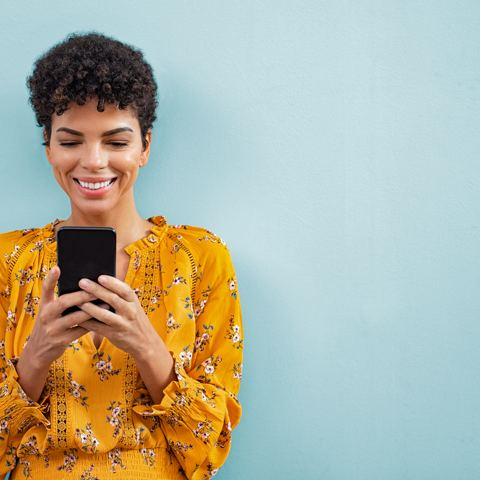
#> input picture outputs/jul27-imagery-taxonomy/thumbs/t003.jpg, 480 x 480 px, given in place of t001.jpg, which was not available
$ python audit.py
#> lines starting #> are read from the running program, lines starting #| are printed output that depends on the picture; pictures that were not available may be replaced by others from this repository, and a replacement may not be noted
#!/usr/bin/env python3
"""Audits projects/imagery against Photography.md + image-sizing.md crop mechanics.
Pure PIL (no numpy). Simulates object-fit:cover at each documented container."""
import csv, os, colorsys
from PIL import Image, ImageFilter

rows = list(csv.DictReader(open("imagery-index.csv")))
#> (reads outputs/jul27-imagery-taxonomy/imagery-index.csv from the repository)
W, H = 96, 64                      # analysis raster
def band(src_ratio, dst_ratio):
    """object-fit:cover — returns retained fraction + axis."""
    if src_ratio < dst_ratio:      # crop top/bottom
        return src_ratio/dst_ratio, "y"
    return dst_ratio/src_ratio, "x"

out = []
for r in rows:
    p = os.path.join("thumbs", r["thumb"])
    im = Image.open(p).convert("RGB").resize((W, H))
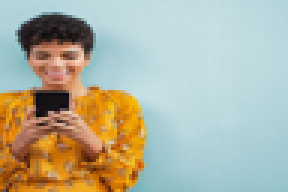
#> im: PIL image 96x64 RGB (shown 3 times larger); mean R, G, B 177, 178.4, 160.4
    px = list(im.getdata())
#> px = 6144 items, first 6: (181, 212, 217), (182, 213, 218), (182, 213, 218), (181, 212, 217), (181, 212, 217), (181, 212, 217)
    g = im.convert("L")
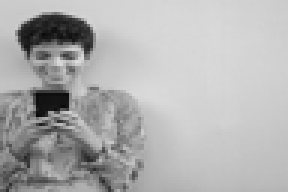
#> g: PIL image 96x64 L (shown 3 times larger); min 9, max 220, mean 175.9
    e = list(g.filter(ImageFilter.FIND_EDGES).getdata())
#> e = 6144 values, max 255 at index 405, min 0 at index 97, mean 28.3
    ratio = float(r["ratio"])

    # ---- edge-energy profiles
    rowE = [0.0]*H; colE = [0.0]*W
    for i, v in enumerate(e):
        y, x = divmod(i, W)
        if 0 < y < H-1 and 0 < x < W-1:      # ignore FIND_EDGES border artefact
            rowE[y] += v; colE[x] += v
#> this loop made 6144 passes
#> (v, y, x) on passes 1 to 3: (203, 0, 0), (204, 0, 1), (204, 0, 2)
#> after the loop, colE = 96 values, max 4080 at index 21, min 0 at index 0, mean 1207.7; rowE = 64 values, max 4131 at index 16, min 0 at index 0, mean 1811.5
    tot = sum(rowE) or 1
#> tot = 115937

    def keep(dst):
#> called with dst = 4
        f, ax = band(ratio, dst)
        prof, n = (rowE, H) if ax == "y" else (colE, W)
#> prof has the same summary as rowE outside keep; n = 64
        lo = int(n*(1-f)/2); hi = n - lo
#> after `lo = int(n * (1 - f) / 2)`: lo = 20
#> after `hi = n - lo`: hi = 44
        s = sum(prof[lo:hi]) / (sum(prof) or 1)
#> s = 0.412
        return s, f, (s/f if f else 0)       # kept-energy, band size, concentration

    heroK, heroF, heroC = keep(4.0)          # full-bleed hero @1440 (3:2 capped 360)
#> heroK = 0.412; heroF = 0.375; heroC = 1.1
    hdrK,  hdrF,  hdrC  = keep(6.0)          # page header 1440×240
#> hdrK = 0.254; hdrF = 0.25; hdrC = 1.02
    tileK, tileF, tileC = keep(16/9)         # program tile
#> tileK = 0.899; tileF = 0.844; tileC = 1.07
    sqK,   sqF,   sqC   = keep(1.0)          # 1:1 thumbnail / avatar
#> sqK = 0.651; sqF = 0.667; sqC = 0.976

    # NOTE: a skin-tone face proxy was tried here and discarded — golden-hour
    # backgrounds register as skin. Face/crop verdicts come from visual review of
    # rendered 4:1 crops instead (see croptest.py + editorial-audit.md).
    sfrac=sy=lost=0

    # ---- exposure + colour
    L = [0.299*R+0.587*G+0.114*B for R, G, B in px]
#> L = 6144 values, max 219.6 at index 1945, min 8.94 at index 3660, mean 175.9
    mean = sum(L)/len(L)
#> mean = 175.9
    sd = (sum((v-mean)**2 for v in L)/len(L))**.5
#> sd = 47.23
    blown = sum(1 for v in L if v > 245)/len(L)
#> blown = 0
    sats = [colorsys.rgb_to_hsv(R/255, G/255, B/255)[1] for R, G, B in px]
#> sats = 6144 values, max 1 at index 2979, min 0.0189 at index 500, mean 0.335
    sat = sum(sats)/len(sats)
#> sat = 0.335
    Rm = sum(p[0] for p in px)/len(px); Bm = sum(p[2] for p in px)/len(px)
#> after `Rm = sum((p[0] for p in px)) / len(px)`: Rm = 177
#> after `Bm = sum((p[2] for p in px)) / len(px)`: Bm = 160.4
    # border ring = backdrop proxy
    ring = [px[i] for i in range(len(px)) if (lambda y, x: y < H*.08 or y > H*.92 or x < W*.08 or x > W*.92)(*divmod(i, W))]
#> ring = 1851 items, first 6: (181, 212, 217), (182, 213, 218), (182, 213, 218), (181, 212, 217), (181, 212, 217), (181, 212, 217)
    rs = [colorsys.rgb_to_hsv(R/255, G/255, B/255)[1] for R, G, B in ring]
#> rs = 1851 values, max 1 at index 954, min 0.0189 at index 500, mean 0.344
    ringsat = sum(rs)/len(rs)
#> ringsat = 0.344

    out.append(dict(idx=int(r["idx"]), file=r["file"], subject=r["subject"], stage=r["stage"],
        crop=r["crop"], ratio=ratio, heroC=round(heroC,3), hdrC=round(hdrC,3),
        tileC=round(tileC,3), sqC=round(sqC,3), skin=round(sfrac,3), skinY=round(sy,3),
        skinLost=round(lost,3), mean=round(mean,1), sd=round(sd,1), blown=round(blown,4),
        sat=round(sat,3), ringsat=round(ringsat,3), cast=round(Rm-Bm,1)))
#> pass 2 of the loop `for r in rows:`:
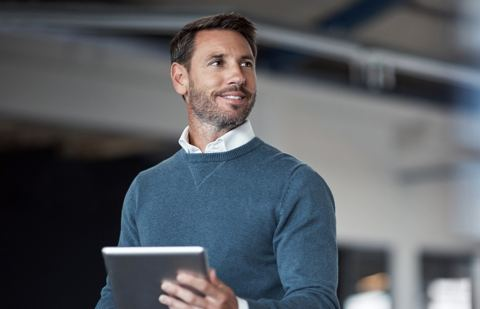
#> input picture outputs/jul27-imagery-taxonomy/thumbs/t005.jpg, 480 x 309 px, given in place of t002.jpg, which was not available
#> `im = Image.open(p).convert("RGB").resize((W, H))`:
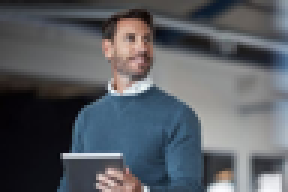
#> im: PIL image 96x64 RGB (shown 3 times larger); mean R, G, B 87.9, 91.9, 97.7
#> px = 6144 items, first 6: (26, 25, 26), (27, 26, 28), (29, 28, 29), (26, 25, 27), (24, 23, 25), (26, 25, 26)
#> `g = im.convert("L")`:
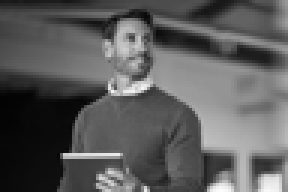
#> g: PIL image 96x64 L (shown 3 times larger); min 3, max 251, mean 91.3
#> e = 6144 values, max 255 at index 1198, min 0 at index 97, mean 23.28
#> the loop `for i, v in enumerate(e):` made 6144 passes
#> (v, y, x) on passes 1 to 3: (25, 0, 0), (27, 0, 1), (28, 0, 2)
#> after the loop `for i, v in enumerate(e):`: colE = 96 values, max 3777 at index 39, min 0 at index 0, mean 1209.4; rowE = 64 values, max 6063 at index 51, min 0 at index 0, mean 1814.1
#> tot = 116103
#> heroK = 0.298; heroC = 0.795
#> hdrK = 0.209; hdrC = 0.834
#> tileK = 0.833; tileC = 0.987
#> sqK = 0.842; sqC = 1.26
#> L = 6144 values, max 251 at index 6121, min 2.6 at index 3264, mean 91.34
#> mean = 91.34
#> sd = 51.9
#> blown = 0.00114
#> sats = 6144 values, max 0.727 at index 168, min 0 at index 125, mean 0.207
#> sat = 0.207
#> Rm = 87.87
#> Bm = 97.72
#> ring = 1851 items, first 6: (26, 25, 26), (27, 26, 28), (29, 28, 29), (26, 25, 27), (24, 23, 25), (26, 25, 26)
#> rs = 1851 values, max 0.727 at index 168, min 0 at index 125, mean 0.206
#> ringsat = 0.206
#> (the run stopped early here; a loop or call above may not have finished)
